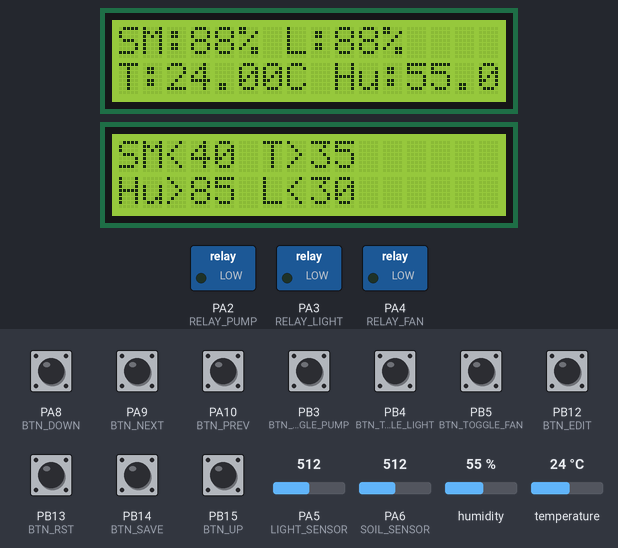
A program run on a simulated STM32 Blue Pill. Parts: 2 × 16×2 character LCD, switched loads named in the program (green lamp = pin HIGH). Inputs (shaded band) come from the test bench; at power-on: PA8 (BTN_DOWN), PA9 (BTN_NEXT), PA10 (BTN_PREV), PB3 (BTN_TOGGLE_PUMP), PB4 (BTN_TOGGLE_LIGHT), PB5 (BTN_TOGGLE_FAN), PB12 (BTN_EDIT), PB13 (BTN_RST), PB14 (BTN_SAVE), PB15 (BTN_UP) HIGH, humidity 55 %, temperature 24 °C, PA5 (LIGHT_SENSOR) = 512, PA6 (SOIL_SENSOR) = 512. EEPROM starts erased.

Above: at 7.3 s.
7.4 s: PB13 (BTN_RST) pulled LOW for 0.65 s
At 8.4 s:
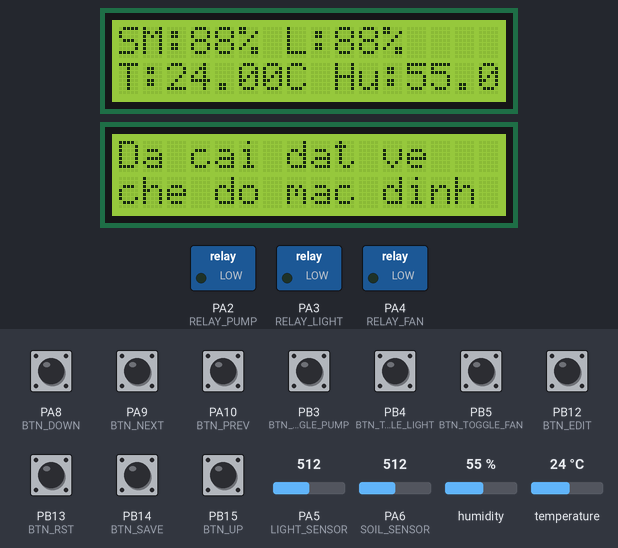
10.3 s: humidity set to 84 %
At 13.5 s:
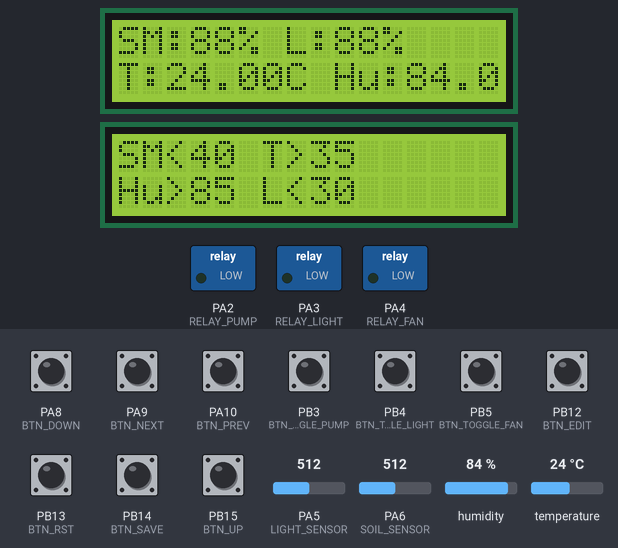
13.9 s: humidity set to 87 %
At 15.7 s:
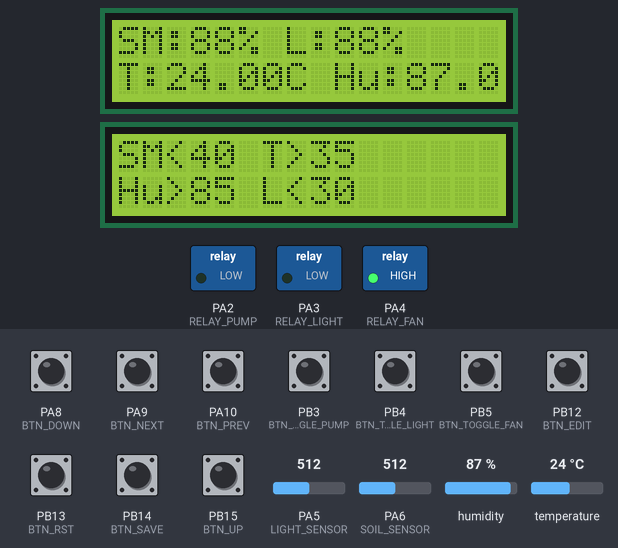
16.0 s: PB14 (BTN_SAVE) pulled LOW for 0.65 s
At 17.5 s:
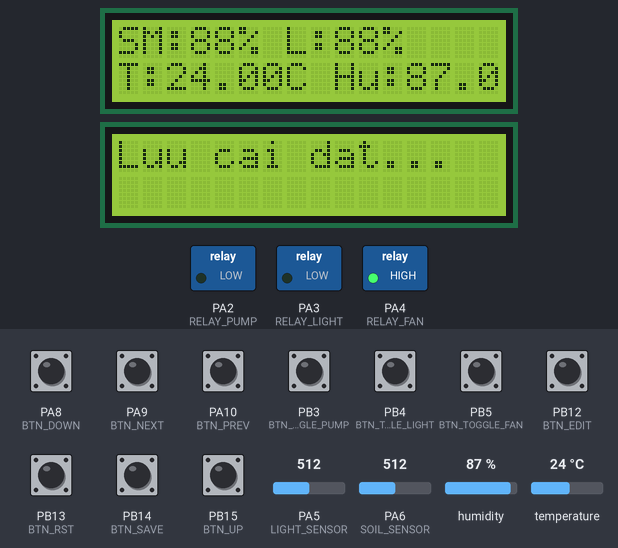
18.1 s: temperature set to 3 °C
At 20.6 s:
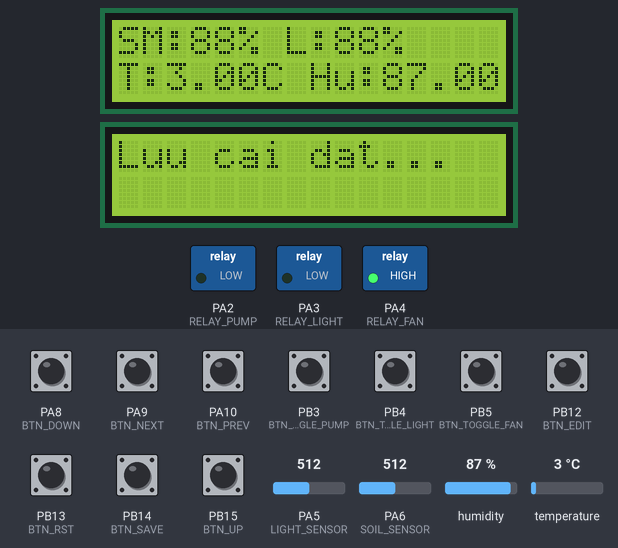
24.2 s: PB3 (BTN_TOGGLE_PUMP) pulled LOW for 0.65 s
At 24.6 s:
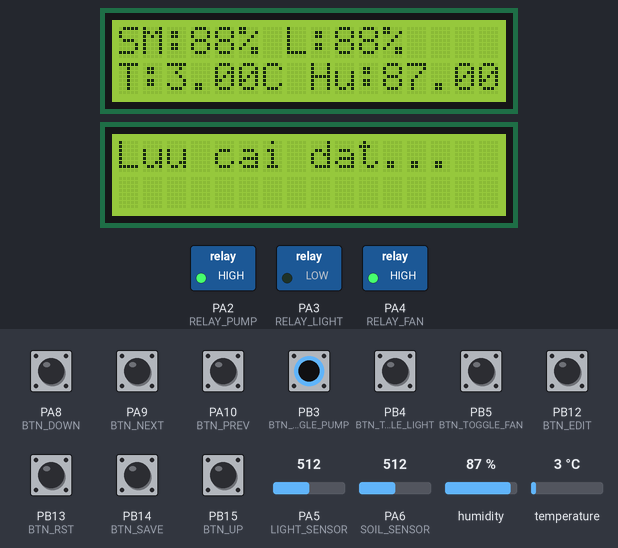
Timing chart, 0 to 27.2 s (numbered marks = the images above; inputs shaded):
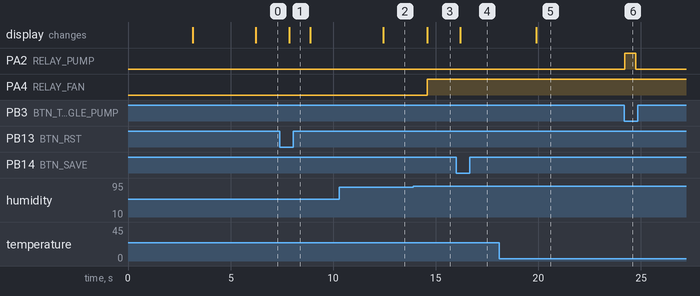

The program:

main.cpp
```cpp
#include <Arduino.h>
#include <LiquidCrystal_I2C.h>
#include <EEPROM.h>
#include <DHT.h>

// Khởi tạo 2 LCD
LiquidCrystal_I2C lcd1(0x27, 16, 2); // LCD cho cảm biến
LiquidCrystal_I2C lcd2(0x26, 16, 2); // LCD cho ngưỡng

// Cấu hình DHT
#define DHTTYPE DHT11
#define DHTPIN PA0
DHT dht(DHTPIN, DHTTYPE);

// Chân cảm biến và relay
#define SOIL_SENSOR PA6
#define LIGHT_SENSOR PA5
#define RELAY_FAN PA4
#define RELAY_LIGHT PA3
#define RELAY_PUMP PA2

// Chân nút nhấn

#define BTN_EDIT PB12
#define BTN_RST PB13
#define BTN_SAVE PB14
#define BTN_UP PB15
#define BTN_DOWN PA8
#define BTN_NEXT PA9
#define BTN_PREV PA10


#define BTN_TOGGLE_PUMP PB3 // Nút bật/tắt bơm
#define BTN_TOGGLE_LIGHT PB4 // Nút bật/tắt bóng đèn
#define BTN_TOGGLE_FAN PB5 // Nút bật/tắt quạt

// Ngưỡng điều kiện
uint8_t thresholds[4] = {40, 35, 85, 30}; // Ngưỡng lưu dưới dạng 8-bit (0-255)
int curParam = 0;

// Biến trạng thái chỉnh sửa
bool isEditing = false;
bool isPumpOn = false;
bool isLightOn = false;
bool isFanOn = false;

#define DEBOUNCE_DELAY 50


void saveThresholdsToEEPROM() {
  for (int i = 0; i < 4; i++) {
    EEPROM.write(i, thresholds[i]);
  }
}

void loadThresholdsFromEEPROM() {
  for (int i = 0; i < 4; i++) {
    thresholds[i] = EEPROM.read(i);

    if (thresholds[i] > 100)
    {
      thresholds[i] = (i == 0) ? 40 : (i == 1) ? 35 : (i == 2) ? 85 : 30;
    }
  }
}

void setup() {

  dht.begin();

  lcd1.init();
  lcd1.backlight();
  lcd1.setCursor(0, 0);
  lcd1.print("He thong");
  lcd1.setCursor(0, 1);
  lcd1.print("Tuoi cay");
  delay(3000);
  lcd1.clear();

  lcd2.init();
  lcd2.backlight();
  lcd2.setCursor(0, 0);
  lcd2.print("Cai dat");
  lcd2.setCursor(0, 0);
  delay(3000);
  lcd2.clear();

  lcd2.print("SM<");
  lcd2.print(thresholds[0]);
  lcd2.print(" T>");
  lcd2.print(thresholds[1]);
  lcd2.setCursor(0, 1);
  lcd2.print("Hu>");
  lcd2.print(thresholds[2]);
  lcd2.print(" L<");
  lcd2.print(thresholds[3]);

  // Cấu hình các chân
  pinMode(SOIL_SENSOR, INPUT);
  pinMode(LIGHT_SENSOR, INPUT);
  pinMode(RELAY_PUMP, OUTPUT);
  pinMode(RELAY_LIGHT, OUTPUT);
  pinMode(RELAY_FAN, OUTPUT);

  pinMode(BTN_UP, INPUT_PULLUP);
  pinMode(BTN_DOWN, INPUT_PULLUP);
  pinMode(BTN_NEXT, INPUT_PULLUP);
  pinMode(BTN_PREV, INPUT_PULLUP);
  pinMode(BTN_SAVE, INPUT_PULLUP);
  pinMode(BTN_RST, INPUT_PULLUP);
  pinMode(BTN_EDIT, INPUT_PULLUP);
  pinMode(BTN_TOGGLE_PUMP, INPUT_PULLUP);
  pinMode(BTN_TOGGLE_LIGHT, INPUT_PULLUP);
  pinMode(BTN_TOGGLE_FAN, INPUT_PULLUP);

  // Đọc giá trị ngưỡng từ EEPROM
  loadThresholdsFromEEPROM();

}


bool debounce(int buttonIndex, int pin)
{
  unsigned long lastButtonPressTime[10] = {0}; // Mảng lưu thời gian debounce cho từng nút#define DEBOUNCE_DELAY 5 // Thời gian debounce
  unsigned long currentTime = millis();
  if (digitalRead(pin) == LOW && currentTime - lastButtonPressTime[buttonIndex] > DEBOUNCE_DELAY)
   {

      lastButtonPressTime[buttonIndex] = currentTime;
      return true;

  }
  return false;
}

void loop() {
  int soilMoisture = map(analogRead(SOIL_SENSOR), 0, 4095, 100, 0); // Tỷ lệ 0-100%
  int lightLevel = map(analogRead(LIGHT_SENSOR), 0, 4095, 100, 0); // Tỷ lệ 0-100%
  float temperature = dht.readTemperature();
  float humidity = dht.readHumidity();

  // Hiển thị thông số cảm biến trên LCD 1
  lcd1.clear();
  lcd1.setCursor(0, 0);
  lcd1.print("SM:");
  lcd1.print(soilMoisture);
  lcd1.print("% L:");
  lcd1.print(lightLevel);
  lcd1.print("%");

  lcd1.setCursor(0, 1);
  lcd1.print("T:");
  lcd1.print(temperature);
  lcd1.print("C Hu:");
  lcd1.print(humidity);
  lcd1.print("%");

  // Kiểm tra nút chỉnh sửa
  if (debounce(0, BTN_EDIT))
  {
    isEditing = true;
    curParam = 0;
  }

    if (debounce(1, BTN_UP)) {
      thresholds[curParam]++;
    }
    if (debounce(2, BTN_DOWN)) {
      thresholds[curParam]--;
    }
    if (debounce(3, BTN_NEXT)) {
      curParam = (curParam + 1) % 4;
    }
    if (debounce(4, BTN_PREV)) {
      curParam = (curParam - 1 + 4) % 4;
    }
    if (debounce(5, BTN_SAVE)) {
      saveThresholdsToEEPROM();
      isEditing = false;
      lcd2.clear();
      lcd2.print("Luu cai dat...");
      delay(1000);

      if (isEditing) {
    lcd2.clear();
    switch (curParam) {
      case 0:
        lcd2.print("SM<");
        lcd2.print(thresholds[0]);
        break;
      case 1:
        lcd2.print("T>");
        lcd2.print(thresholds[1]);
        break;
      case 2:
        lcd2.print("Hu>");
        lcd2.print(thresholds[2]);
        break;
      case 3:
        lcd2.print("L<");
        lcd2.print(thresholds[3]);
        break;
    }

      // Hiển thị các ngưỡng đã lưu
      lcd2.clear();
      lcd2.setCursor(0, 0);
      lcd2.print("SM<");
      lcd2.print(thresholds[0]);
      lcd2.print(" T>");
      lcd2.print(thresholds[1]);
      lcd2.setCursor(0, 1);
      lcd2.print("Hu>");
      lcd2.print(thresholds[2]);
      lcd2.print(" L<");
      lcd2.print(thresholds[3]);
      delay(3000);
    }
  }

  // Kiểm tra nút RST
  if (debounce(6, BTN_RST)) {
    thresholds[0] = 40;
    thresholds[1] = 35;
    thresholds[2] = 85;
    thresholds[3] = 30;

    saveThresholdsToEEPROM();

    lcd2.clear();
    lcd2.setCursor(0, 0);
    lcd2.print("Da cai dat ve");
    lcd2.setCursor(0, 1);
    lcd2.print("che do mac dinh");
    delay(1000);

    // Hiển thị các ngưỡng mặc định
    lcd2.clear();
    lcd2.setCursor(0, 0);
    lcd2.print("SM<");
    lcd2.print(thresholds[0]);
    lcd2.print(" T>");
    lcd2.print(thresholds[1]);
    lcd2.setCursor(0, 1);
    lcd2.print("Hu>");
    lcd2.print(thresholds[2]);
    lcd2.print(" L<");
    lcd2.print(thresholds[3]);
    delay(3000);
  }

  // Kiểm tra nút bật/tắt bơm
  if (debounce(7, BTN_TOGGLE_PUMP)) {
    isPumpOn = !isPumpOn;
    digitalWrite(RELAY_PUMP, isPumpOn ? HIGH : LOW);
  }

  // Kiểm tra nút bật/tắt bóng đèn
  if (debounce(8, BTN_TOGGLE_LIGHT)) {
    isLightOn = !isLightOn;
    digitalWrite(RELAY_LIGHT, isLightOn ? HIGH : LOW);
  }

  // Kiểm tra nút bật/tắt quạt
    if (debounce(9, BTN_TOGGLE_FAN)) {
    isFanOn = !isFanOn;
    digitalWrite(RELAY_FAN, isFanOn ? HIGH : LOW);
  }

  // Điều khiển thiết bị tự động chỉ khi không bật/tắt chủ động
  if (!isPumpOn) {
    if (soilMoisture <= thresholds[0]) digitalWrite(RELAY_PUMP, HIGH);
    else digitalWrite(RELAY_PUMP, LOW);
  }

  if (!isLightOn) {
    if (lightLevel < thresholds[3]) digitalWrite(RELAY_LIGHT, HIGH);
    else digitalWrite(RELAY_LIGHT, LOW);
  }

  if (!isFanOn) {
    if (temperature > thresholds[1] || humidity > thresholds[2]) digitalWrite(RELAY_FAN, HIGH);
    else digitalWrite(RELAY_FAN, LOW);
  }

  delay(500 );
}
```

Measured:
- the behaviour switches between 85 and 86 % on humidity (found by bisection; images 2 and 3)
- after the input at 7.4 s, the display: changes after 0.46 s (image 1)
- after the input at 10.3 s, the display: changes after 2.1 s (image 2)
- after the input at 13.9 s, PA4 (RELAY_FAN): LOW → HIGH after 0.69 s; the display: changes after 0.69 s (image 3)
- after the input at 16.0 s, the display: changes after 0.20 s (image 4)
- after the input at 18.1 s, the display: changes after 1.8 s (image 5)
- after the input at 24.2 s, PA2 (RELAY_PUMP): LOW → HIGH at once, → LOW 0.53 s later
